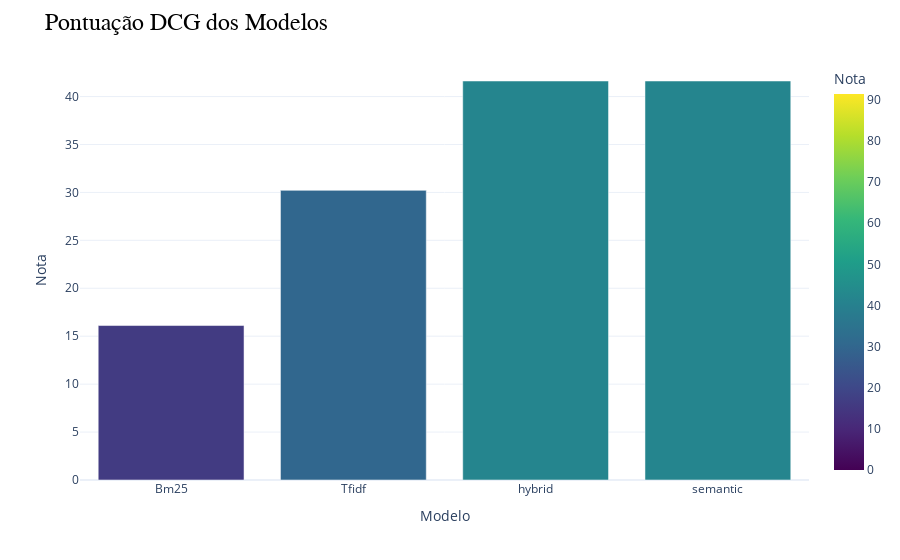

The code cell stored with this chart in its notebook:
### Markdown cell above
### DCG

Vamos realizar o processo análogo para o *DCG*. Primeiro, um gráfico com a nota *DCG* consolidada para cada modelo:

### Code cell
# Separa as chaves (modelos) e valores (notas)
modelos = list(dcg.keys())
notas = list(dcg.values())
# Cria um DataFrame auxiliar
df = pd.DataFrame(list(zip(modelos, notas)), columns=['Modelo', 'Nota'])
# Ordena por nota
df = df.sort_values('Nota')
# Cria um gráfico de barras, com cores contínuas no range [0, 91.40] (DCG) máximo
fig = px.bar(df, x='Modelo', y='Nota', color='Nota', color_continuous_scale='Viridis',
             hover_data={'Nota':':.2f'}, range_color=[0,91.40])
# Atualiza a estética do gráfico
fig.update_layout(
    title='Pontuação DCG dos Modelos',
    title_font=dict(size=24, family='Courier', color='black'),
    showlegend=True,
    template='plotly_white'
)
# Adapta as informações do Hover
fig.update_traces(hovertemplate='Modelo: %{x}<br>DCG: %{y:.2f}')
# Mostra o gráfico
fig.show()

### Figure 1 — Plotly figure (JSON) as saved in the notebook; plotly's stock layout.template omitted (floating-point values rounded to 4 significant figures)
{"data": [{"alignmentgroup": "True", "hovertemplate": "Modelo: %{x}<br>DCG: %{y:.2f}", "legendgroup": "", "marker": {"color": [16.11, 30.21, 41.62, 41.62], "coloraxis": "coloraxis", "pattern": {"shape": ""}}, "name": "", "offsetgroup": "", "orientation": "v", "showlegend": false, "textposition": "auto", "type": "bar", "x": ["Bm25", "Tfidf", "hybrid", "semantic"], "xaxis": "x", "y": [16.11, 30.21, 41.62, 41.62], "yaxis": "y"}], "layout": {"barmode": "relative", "coloraxis": {"cmax": 91.4, "cmin": 0, "colorbar": {"title": {"text": "Nota"}}, "colorscale": [[0, "#440154"], [0.1111, "#482878"], [0.2222, "#3e4989"], [0.3333, "#31688e"], [0.4444, "#26828e"], [0.5556, "#1f9e89"], [0.6667, "#35b779"], [0.7778, "#6ece58"], [0.8889, "#b5de2b"], [1, "#fde725"]]}, "legend": {"tracegroupgap": 0}, "margin": {"t": 60}, "showlegend": true, "title": {"font": {"color": "black", "family": "Courier", "size": 24}, "text": "Pontuação DCG dos Modelos"}, "xaxis": {"anchor": "y", "domain": [0, 1], "title": {"text": "Modelo"}}, "yaxis": {"anchor": "x", "domain": [0, 1], "title": {"text": "Nota"}}}}
